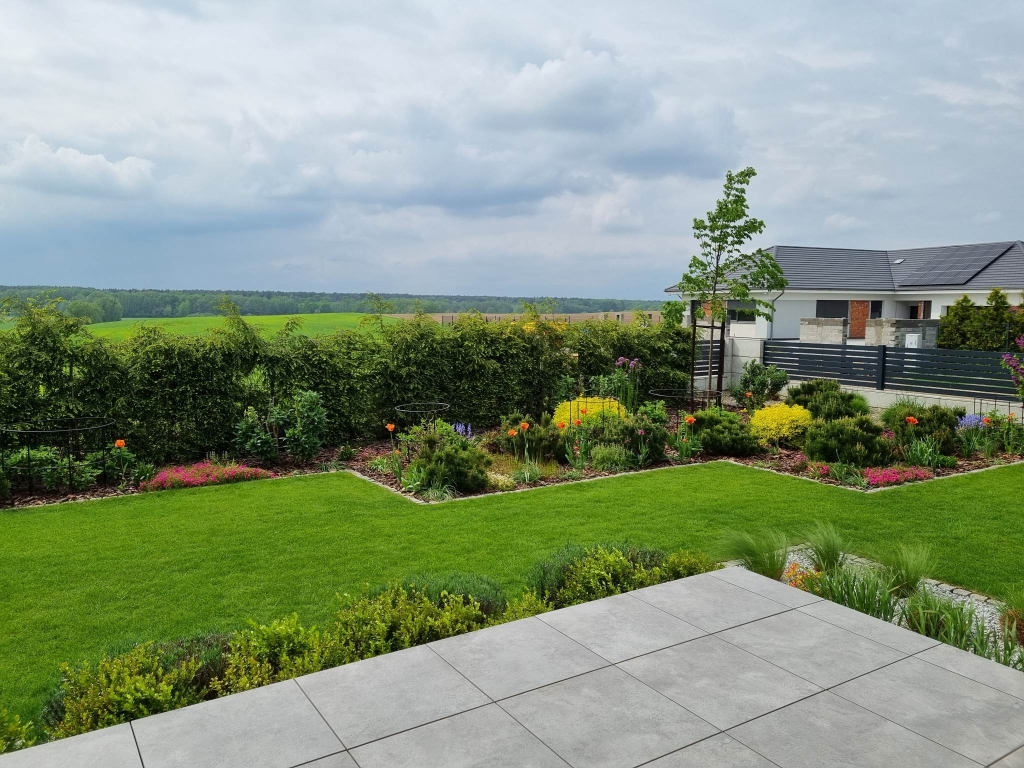
#> input picture SW_lab9/panorama_1.jpg, 2048 x 1536 px (shown at 1/2 size)
$ python main.py
#> lines starting #> are read from the running program, lines starting #| are printed output that depends on the picture
import cv2
import numpy as np


# TODO ---------------------------------------- Zadanie 1 - znojdowanie obiektów ---------------------------------------

# [61 lines left out: function zad_1, not called in this run]


# TODO ----------------------------------------- Zadanie 2 - tworzenie panoramy ----------------------------------------

def zad_2():
    img_1 = cv2.imread('panorama_1.jpg', cv2.IMREAD_COLOR)
#> img_1 is the input picture: shape (1536, 2048, 3); mean B, G, R 125.8, 148.9, 133.9
    img_2 = cv2.imread('panorama_2.jpg', cv2.IMREAD_COLOR)
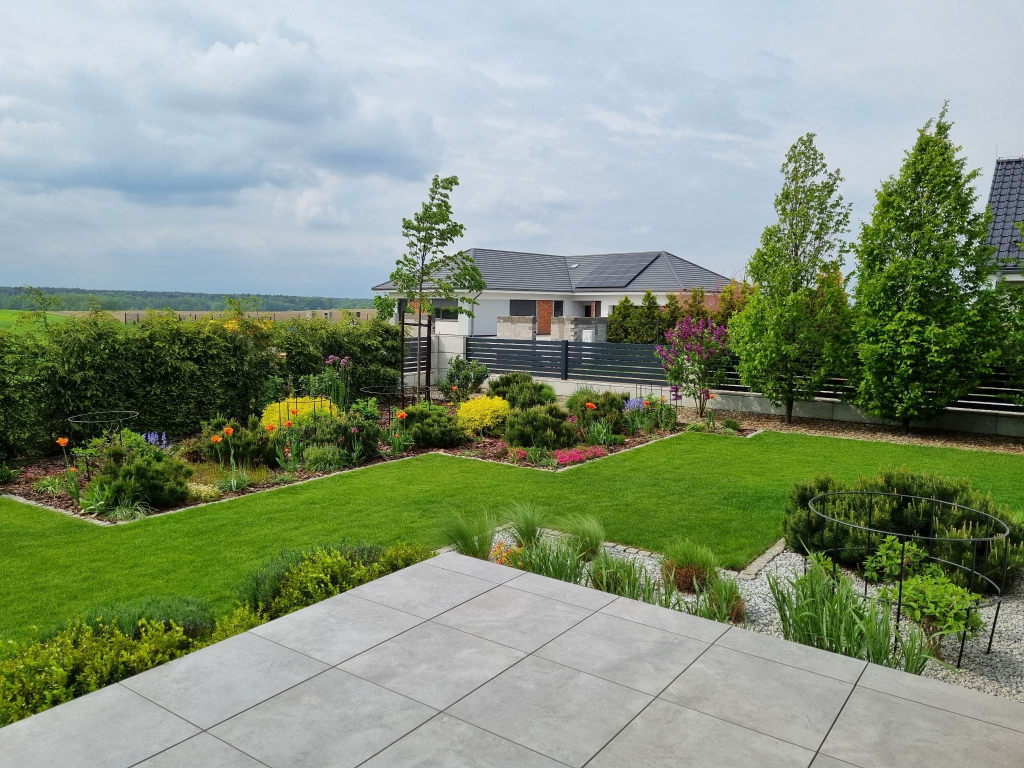
#> input picture SW_lab9/panorama_2.jpg, 2048 x 1536 px (shown at 1/2 size)
#> img_2 is the input picture: shape (1536, 2048, 3); mean B, G, R 124.9, 147.2, 133
    img_1 = cv2.resize(img_1, dsize=(0, 0), fx=0.5, fy=0.5)
#> img_1: shape (768, 1024, 3)
    img_2 = cv2.resize(img_2, dsize=(0, 0), fx=0.5, fy=0.5)
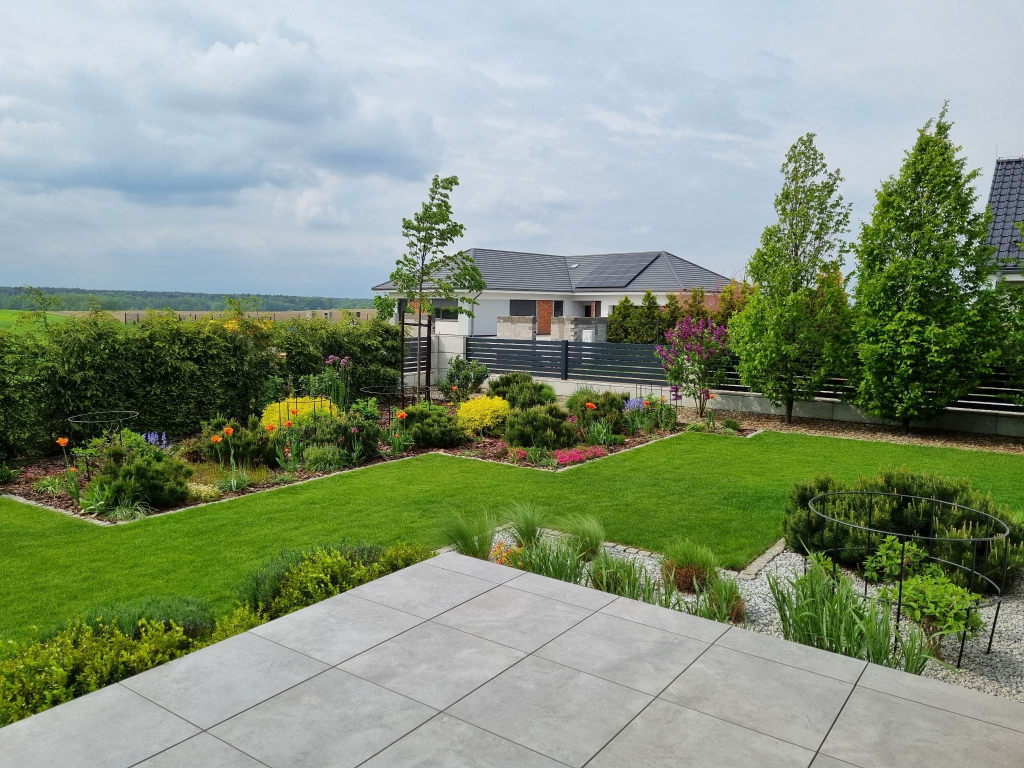
#> img_2: shape (768, 1024, 3); mean B, G, R 125.1, 147.4, 133.1
    img_1_gray = cv2.cvtColor(img_1, cv2.COLOR_BGR2GRAY)
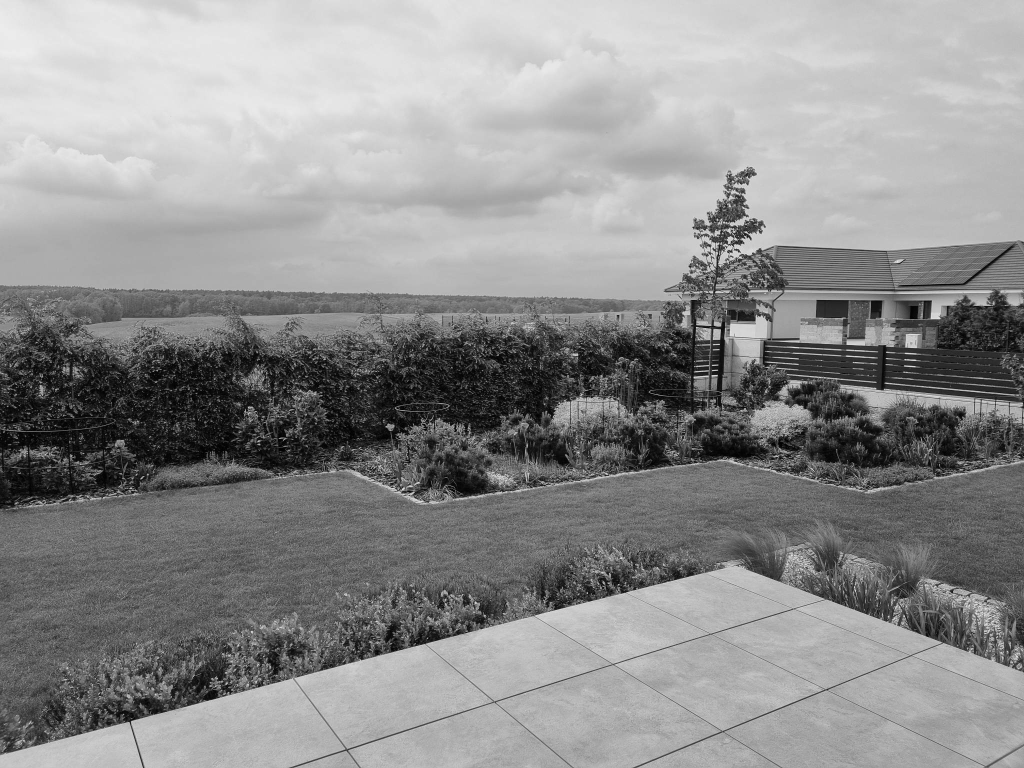
#> img_1_gray: shape (768, 1024); min 1, max 237, mean 141.9
    img_2_gray = cv2.cvtColor(img_2, cv2.COLOR_BGR2GRAY)
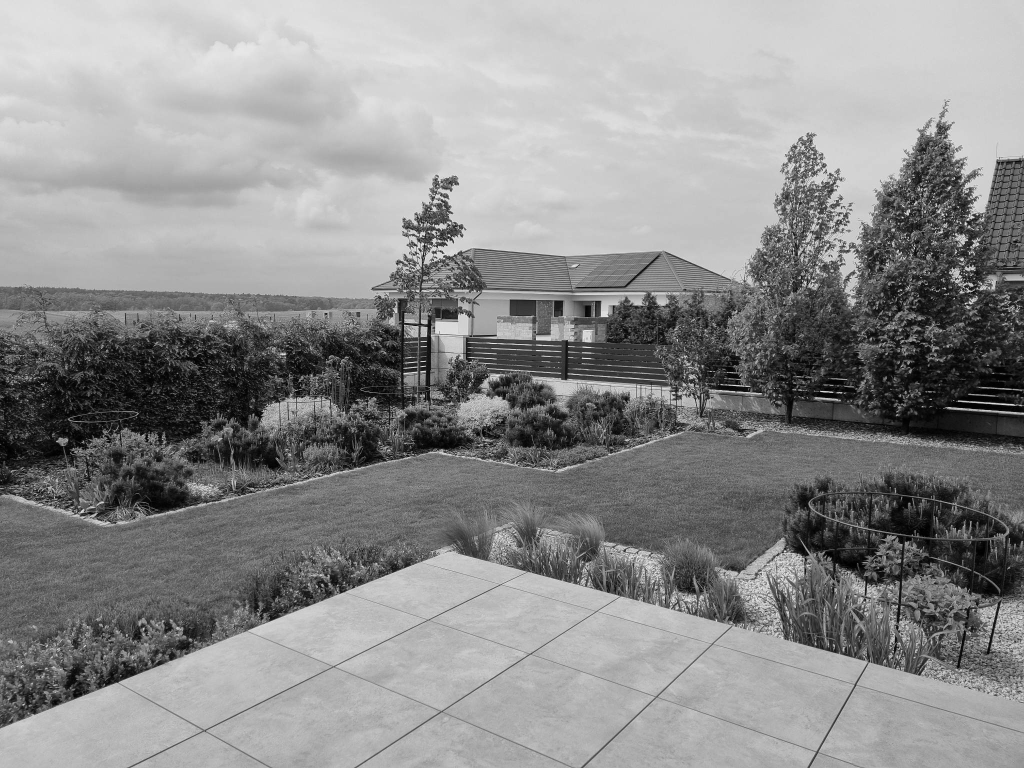
#> img_2_gray: shape (768, 1024); min 0, max 237, mean 140.6

    sift = cv2.SIFT_create()
    kp1, des1 = sift.detectAndCompute(img_1_gray, None)
#> kp1 = 3769 keypoints; strongest (x, y, size): (710, 246, 1.9), (730, 239, 3.5), (912, 340, 10.3), (936, 314, 8.1)
    kp2, des2 = sift.detectAndCompute(img_2_gray, None)
#> kp2 = 5045 keypoints; strongest (x, y, size): (966, 224, 1.8), (971, 285, 2.6), (82, 511, 2.2), (962, 259, 2.2)

    matcher = cv2.BFMatcher(cv2.NORM_L2, crossCheck=True)
    matches = matcher.match(des1, des2)
#> matches = 1910 matches
    matches = sorted(matches, key=lambda x: x.distance)
    good = matches[:50]
#> good = 50 matches
    matches_img = cv2.drawMatches(img_1, kp1, img_2, kp2, good, None,
                                  flags=cv2.DrawMatchesFlags_NOT_DRAW_SINGLE_POINTS)
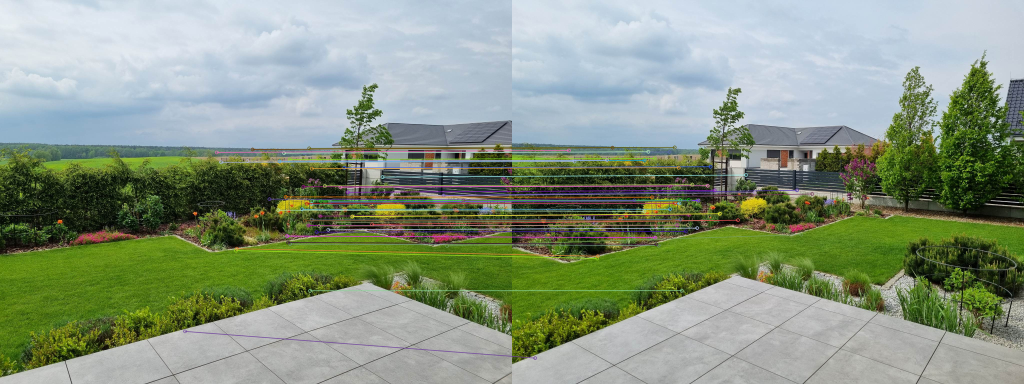
#> matches_img: shape (768, 2048, 3) (shown at 1/2 size); mean B, G, R 127.8, 149.3, 135.5

    dst_pts = np.float32([kp1[m.queryIdx].pt for m in good])
#> dst_pts = 50 pairs, first value 369.6 to 926.3, second value 296.2 to 662.3
    src_pts = np.float32([kp2[m.trainIdx].pt for m in good])
#> src_pts = 50 pairs, first value 45.94 to 600.1, second value 294.3 to 715.8
    H, mask = cv2.findHomography(src_pts, dst_pts, cv2.RANSAC, 5.0)
#> H = [[0.541, -0.0306, 358.9], [-0.148, 0.842, 52.75], [-0.000459, 1.68e-06, 1]]; mask = 50 values from 1 to 1

    cv2.imshow('matches', matches_img)
    cv2.waitKey(0)
    cv2.destroyAllWindows()

    height = img_1.shape[0] + img_2.shape[0]
#> height = 1536
    width = img_1.shape[1] + img_2.shape[1]
#> width = 2048

    img_2_dst = cv2.warpPerspective(img_2, H, (width, height))
    img_2_dst[0:img_1.shape[0], 0:img_1.shape[1]] = img_1
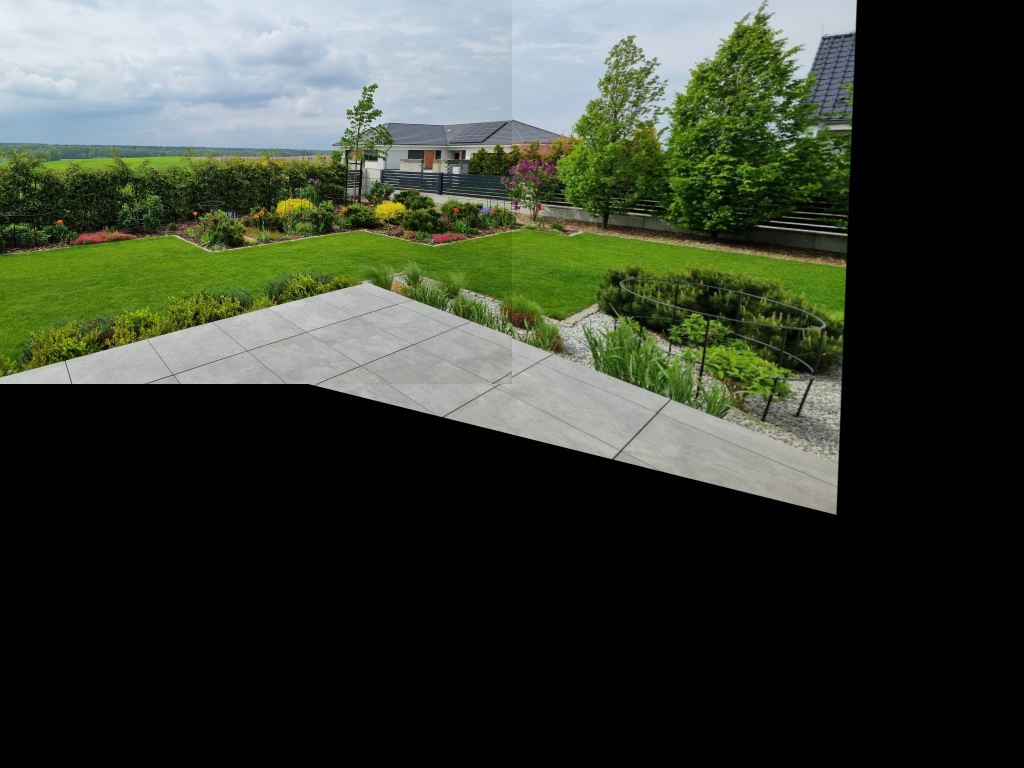
#> img_2_dst: shape (1536, 2048, 3) (shown at 1/2 size); mean B, G, R 50.9, 63, 56.3

    cv2.imshow('dst', img_2_dst)
    cv2.waitKey(0)
    cv2.destroyAllWindows()


if __name__ == '__main__':
    zad_2()
